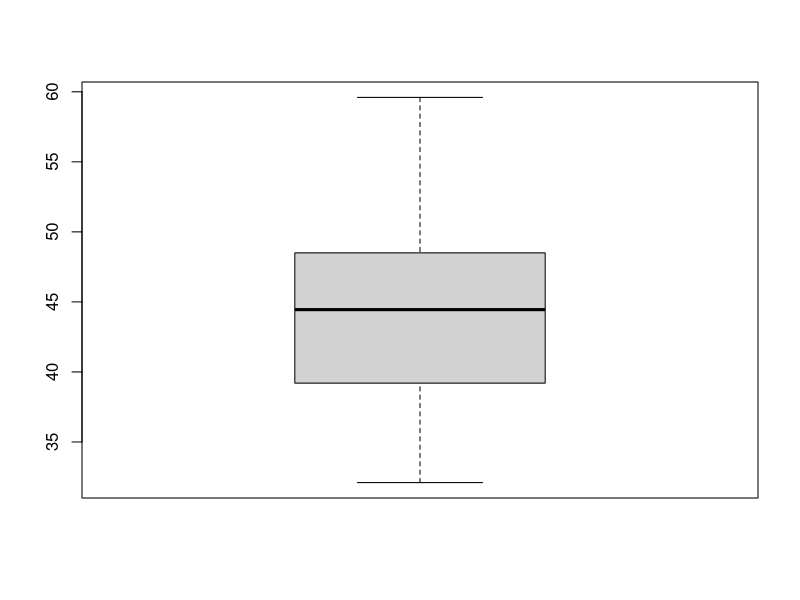

This figure's R source: (Note: this script raises an error after producing the figure.)
## ---- chunk 1
#| label: パッケージの読み込み
library(tidyverse)
library(palmerpenguins) # ペンギンデータを利用
## ---- chunk 2
# 数値の羅列から特徴を読み取るのは困難
head(penguins$bill_length_mm, 100)

# 平均値と標準偏差によってデータの特徴を把握する
mean(penguins$bill_length_mm, na.rm = TRUE)
sd(penguins$bill_length_mm, na.rm = TRUE)
## ---- chunk 3
# 箱ひげ図を作成し、データの特徴を把握する
# 箱ひげ図はデータの中央値、四分位範囲、外れ値を示す
# このデータに外れ値は存在せず、表示されない
boxplot(penguins$bill_length_mm, na.rm = TRUE)
## ---- chunk 4
# 数値データのベクトルに対してsummary()関数を実行
summary(df_animal$body_length_cm)
## ---- chunk 5
# データフレームに対してsummary()関数を実行すると、各列についての要約統計量が表示される
# 文字列の変数は最頻値のみが表示される
summary(df_animal)
## ---- chunk 6
x <- c(1, 10, 5, 3, 7)
sum(x) / length(x)
## ---- chunk 7
# mean()関数を用いて平均値を計算
mean(x)
## ---- chunk 8
df_animal_subset <- 
  df_animal |> 
  arrange(weight_kg) |> 
  filter(name %in% c("ミーアキャット", "リスザル", "モルモット", "コツメカワウソ", "ホッキョクグマ")) |> 
  select(name, weight_kg)

# 動物データの体重の平均はどのくらい？
df_animal_subset$weight_kg
## ---- chunk 9
# xの数値は大きさの順番になっていないので並び替える
sort(x)
## ---- chunk 10
sort(x)[3]
## ---- chunk 11
median(x)
## ---- chunk 12
table(df_animal$taxon)
## ---- chunk 13
# 最も頻繁に出現する分類群の数を求める
max(table(df_animal$taxon))
## ---- chunk 14
# df_animal$weight_kg

mean(df_animal$weight_kg)
## ---- chunk 15
# 欠損値を除外して平均値を計算
mean(df_animal$weight_kg, na.rm = TRUE)
## ---- chunk 16
quantile(penguins$flipper_length_mm, na.rm = TRUE)
## ---- chunk 17
# 動物データの体長について最小値・最大値を求める
# bl ... body_lengthの略称として使う
min_bl <- 
  min(df_animal$body_length_cm, na.rm = TRUE)
min_bl
## ---- chunk 18
max_bl <-
  max(df_animal$body_length_cm, na.rm = TRUE)
max_bl
## ---- chunk 19
range(df_animal$body_length_cm, na.rm = TRUE)
## ---- chunk 20
# 動物データの体長の範囲
max_bl - min_bl

# このやり方でもOK
diff(range(df_animal$body_length_cm, na.rm = TRUE))
## ---- chunk 21
# アデリーペンギンの5頭の体重(body_mass_g)に限定して分散を求める
df <- 
  penguins |> 
  filter(species == "Adelie") |> 
  select(body_mass_g) |> 
  filter(!is.na(body_mass_g)) |> 
  slice_head(n = 5)
## ---- chunk 22
df <- 
  df |> 
  # 各値について偏差 deviation（平均よりもいくら大きいか小さいか）を求める
  mutate(deviation = body_mass_g - mean(df$body_mass_g, na.rm = TRUE))

df
## ---- chunk 23
# 偏差の合計は0になる
sum(df$deviation)
## ---- chunk 24
# 偏差の値は正と負の値が混ざる
df$deviation
## ---- chunk 25
# 偏差は2乗することで正の値のみになる
df$deviation^2
## ---- chunk 26
# 偏差は2乗することで正の値のみになる
df$deviation^2
## ---- chunk 27
# 分散
sum(df$deviation^2) / nrow(df)
## ---- chunk 28
# var()関数に対象の変数を直接与えて求めても良い
var(df$body_mass_g) * (nrow(df)-1) / nrow(df)
## ---- chunk 29
# Rでは不偏分散
var(df$body_mass_g)
## ---- chunk 30
# 標準偏差
sqrt(var(df$body_mass_g))
## ---- chunk 31
sd(df$body_mass_g)
